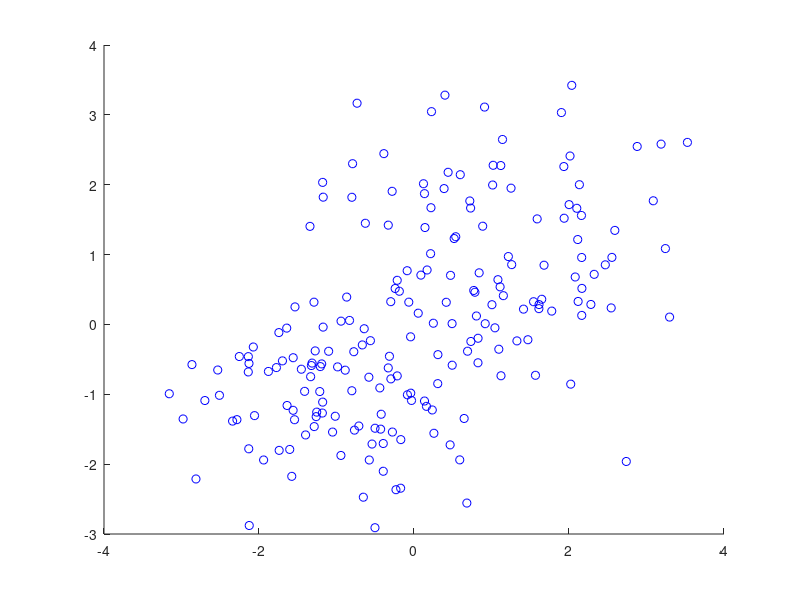
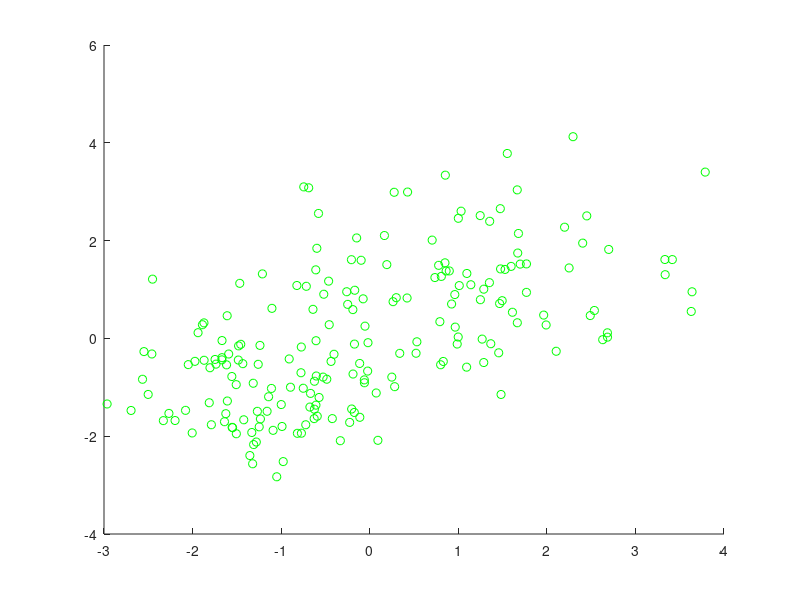

MATLAB code to generate these figures, in order:
% Generate training vectors 
clear all;

% For class S-
U1 = normrnd(-1.167,sqrt(0.6),[1 100]);
U2 = normrnd(-1.09,sqrt(0.6),[1 100]);

% For class S+
U3 = normrnd(1.167,sqrt(1.2),[1 100]);
U4 = normrnd(1.09,sqrt(1.2),[1 100]);

U_row1 = [U1 U3];
U_row2 = [U2 U4];
U = [U_row1;U_row2];

figure('Name','TRAINING SET');
xlabel('Input Vector Dimension1 u1');
ylabel('Input vector Dimension2 u2');
scatter(U(1,:), U(2,:),'b');

% For class S-
X1 = normrnd(-1.167,sqrt(0.6),[1 100]);
X2 = normrnd(-1.09,sqrt(0.6),[1 100]);

% For class S+
X3 = normrnd(1.167,sqrt(1.2),[1 100]);
X4 = normrnd(1.09,sqrt(1.2),[1 100]);

X_row1 = [X1 X3];
X_row2 = [X2 X4];
X = [X_row1;X_row2];

figure('Name','TESTING SET');
xlabel('Testing set Input Vector Dimension1 u1');
ylabel('Testing set Input vector Dimension2 u2');
scatter(X(1,:), X(2,:),'g');

save trainvectors3.mat U;
disp('Training Data generated and saved in matrix  trainvectors.mat');
save testvectors3.mat X;
disp('Test Data generated and saved in matrix  testvectors.mat');